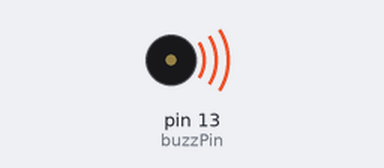
Simulated run of this sketch. Board: Arduino Uno, built with avr-gcc and run on an emulated ATmega328P. Shown: buzzer (waves = sounding).

Above: at 0.7 s.
At 5.2 s:
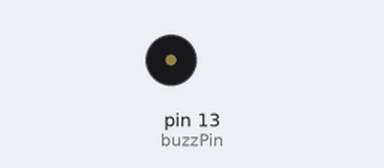
Timing chart, 0 to 6.9 s (numbered marks = the images above):
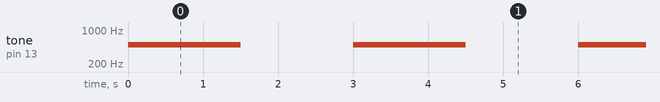

The sketch:

buzzer.ino
```cpp
int buzzPin=13;
int frequency=500; //Specified in Hz

int timeOn=1500; //milliseconds
int timeOff=1500; // millisecods

void setup() {
}

void loop(){
  tone(buzzPin, frequency);
  delay(timeOn);
  noTone(buzzPin);
  delay(timeOff);
}
```

Measured:
- by itself, tone on pin 13 (buzzPin): alternates 500 Hz for 1.5 s and silent for 1.5 s
